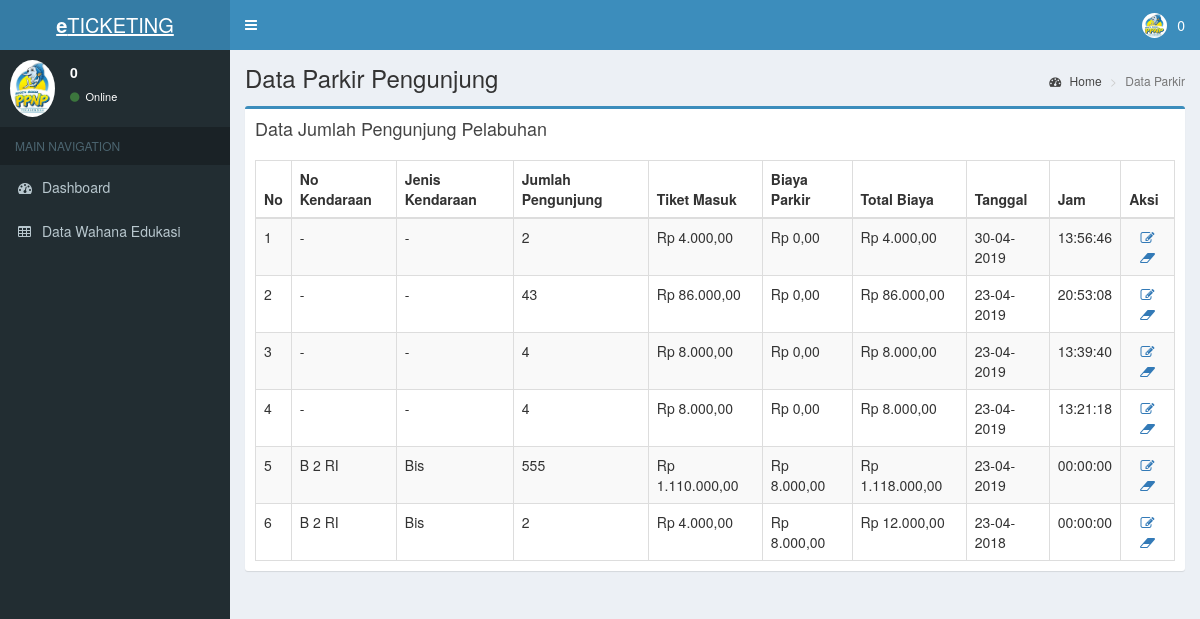
Screenshot of /pages/parkir.php (signed in) with the database file from the repository.
### tables this page shows
CREATE TABLE `tb_parkir` (
  `id` int(5) NOT NULL,
  `id_user` varchar(10) DEFAULT NULL,
  `plat` varchar(10) NOT NULL DEFAULT '-',
  `jenis` varchar(15) DEFAULT NULL,
  `jml_orang` int(5) DEFAULT NULL,
  `biaya_orang` int(11) DEFAULT NULL,
  `biaya_parkir` int(11) DEFAULT NULL,
  `total_biaya` int(11) DEFAULT NULL,
  `tanggal` date DEFAULT NULL,
  `jam` time NOT NULL
);

### pages/parkir.php (the view, shortened to what this page needs)
<?php
include('header.php');
?>
  <div class="content-wrapper">
    <section class="content-header">
      <h1>
        Data Parkir Pengunjung
      </h1>
      <ol class="breadcrumb">
        <li><a href="index.php"><i class="fa fa-dashboard"></i> Home</a></li>
        <li class="active">Data Parkir</li>
      </ol>
    </section>
    <section class="content">
      <div class="row">
       <div class="col-xs-12">
          <div class="box box-primary">
            <div class="box-header">
              <h3 class="box-title">Data Jumlah Pengunjung Pelabuhan</h3>
            </div>
            <div class="box-body">
            <table id="example1" class="table table-bordered table-striped">
                <thead>
                <tr>
                <th>No</th>
                  <th>No Kendaraan</th>
                  <th>Jenis Kendaraan</th>
                  <th>Jumlah Pengunjung</th>
                  <th>Tiket Masuk</th>
                  <th>Biaya Parkir</th>
                  <th>Total Biaya</th>
                  <th>Tanggal</th>
                  <th>Jam</th>
                  <th>Aksi</th>
                </tr>
                </thead>
                <tbody>
                <?php
                include '../config.php';
                $no=1;
                $query = mysqli_query($connect, "SELECT * FROM tb_parkir ORDER BY id DESC");
                while ($data = mysqli_fetch_array($query)) {
                ?>
                <tr>
                <td><?php echo $no++;?></td>
                  <td><?php echo $data['plat'];?></td>
                  <td><?php echo $data['jenis'];?>
                  </td>
                  <td><?php echo $data['jml_orang'];?></td>
                  <td><?php echo rupiah($data['biaya_orang']);?></td>
                  <td><?php echo rupiah($data['biaya_parkir']);?></td>
                  <td><?php echo rupiah($data['total_biaya']);?></td>
                  <td><?php echo date('d-m-Y', strtotime($data['tanggal']));?></td>
                  <td><?php echo $data['jam'];?></td>
                  <td><center>
                                <a class="fa fa-fw fa-edit" title="Ubah" href="edit_parkir.php?id_parkir=<?php echo $data['id'];?>"></a>
                                <a class="fa fa-fw fa-eraser" title="Hapus" href="delete_parkir.php?id_parkir=<?php echo $data['id'];?>" onclick="javascript: return confirm('Anda yakin hapus ?')"></a>
                              </center></td>
                </tr>
                <?php
                }
                ?>
                </tbody>
              </table>
            </div>
          </div>
        </div>
      </div>
    </section>
  </div>
<?php
include 'footer.php';
function rupiah($angka){
  $hasil_rupiah = "Rp " . number_format($angka,2,',','.');
  return $hasil_rupiah;
}
?>

### pages/header.php (shortened to what this page needs)
<!DOCTYPE html>
<html>
<head>
  <link rel="stylesheet" href="../bower_components/bootstrap/dist/css/bootstrap.min.css">
  <link rel="stylesheet" href="../bower_components/font-awesome/css/font-awesome.min.css">
  <link rel="stylesheet" href="../bower_components/Ionicons/css/ionicons.min.css">
  <link rel="stylesheet" href="../bower_components/datatables.net-bs/css/dataTables.bootstrap.min.css">
  <link rel="stylesheet" href="../bower_components/bootstrap-datepicker/dist/css/bootstrap-datepicker.min.css">
  <link rel="stylesheet" href="../dist/css/AdminLTE.min.css">
  <link rel="stylesheet" href="../dist/css/skins/_all-skins.min.css">
  <link rel="stylesheet" href="../bower_components/Ionicons/css/ionicons.min.css">
  <link rel="stylesheet" href="../bower_components/bootstrap-daterangepicker/daterangepicker.css">
  <link rel="stylesheet" href="../bower_components/bootstrap-datepicker/dist/css/bootstrap-datepicker.min.css">
  <link rel="stylesheet" href="../plugins/iCheck/all.css">
  <link rel="stylesheet" href="../bower_components/bootstrap-colorpicker/dist/css/bootstrap-colorpicker.min.css">
  <link rel="stylesheet" href="../plugins/timepicker/bootstrap-timepicker.min.css">
  <link rel="stylesheet" href="../bower_components/select2/dist/css/select2.min.css">
  <link rel="stylesheet" href="../dist/css/AdminLTE.min.css">
  <link rel="stylesheet" href="../dist/css/skins/_all-skins.min.css">
</head>
<body class="hold-transition skin-blue sidebar-mini">
<div class="wrapper">
  <header class="main-header" >
    <a href="../index2.html" class="logo">
      <span class="logo-lg"><b>e</b>TICKETING</span>
    </a>
    <nav class="navbar navbar-static-top" >
      <a href="#" class="sidebar-toggle" data-toggle="push-menu" role="button">
      </a>
      <div class="navbar-custom-menu">
        <ul class="nav navbar-nav">
          <li class="dropdown user user-menu">
            <a href="#" class="dropdown-toggle" data-toggle="dropdown">
              <img src="../dist/img/logo.png" class="user-image" alt="User Image">
              <span class="hidden-xs"><?php echo $_SESSION['nama_user']; ?></span>
            </a>
          </li>
        </ul>
      </div>
    </nav>
  </header>
  <aside class="main-sidebar">
    <section class="sidebar">
      <div class="user-panel">
        <div class="pull-left image">
          <img src="../dist/img/logo.png" class="img-circle" alt="User Image">
        </div>
        <div class="pull-left info">
          <p><?php echo $_SESSION['nama_user']; ?></p>
          <a href="#"><i class="fa fa-circle text-success"></i> Online</a>
        </div>
      </div>
      <ul class="sidebar-menu" data-widget="tree">
        <li class="header">MAIN NAVIGATION</li>
        <?php  if($_SESSION['level'] == "Administrator") {
          echo "
          <li><a href='index.php'><i class='fa fa-dashboard'></i> <span>Dashboard</span></a></li>
          <li><a href='parkir.php'><i class='fa fa-table'></i> <span>Data Parkir</span></a></li>
          <li><a href='aquarium.php'><i class='fa fa-table'></i> <span>Data Wahana Aquarium</span></a></li>
          <li><a href='edukasi.php'><i class='fa fa-table'></i> <span>Data Wahana Edukasi</span></a></li>
          <li><a href='add_user.php'><i class='fa fa-table'></i> <span>Data User</span></a></li>
          <li class='treeview'>
          <a href='#'>
            <i class='fa fa-book'></i>
            <span>Cetak Laporan</span>
            <span class='pull-right-container'>
              <i class='fa fa-angle-left pull-right'></i>
            </span>
          </a>
          <ul class='treeview-menu'>
            <li><a href='cetak_laporan_hari.php'><i class='fa fa-circle-o'></i> Harian</a></li>
            <li><a href='cetak_laporan_bulanan.php' ><i class='fa fa-circle-o'></i> Bulanan</a></li>
            <li><a href='cetak_laporan_tahunan.php' ><i class='fa fa-circle-o'></i> Tahunan</a></li>
          </ul>
        </li>
          ";
        }else if ($_SESSION['level'] == "Petugas Parkir") {
          echo "
          <li><a href='index.php'><i class='fa fa-dashboard'></i> <span>Dashboard</span></a></li>
          <li><a href='add_parkir.php'><i class='fa fa-table'></i> <span>Data Parkir</span></a></li>
          ";
        }else if ($_SESSION['level'] == "Petugas Wahana Aquarium") {
          echo "
          <li><a href='index.php'><i class='fa fa-dashboard'></i> <span>Dashboard</span></a></li>
          <li><a href='add_aquarium.php'><i class='fa fa-table'></i> <span>Data Wahana Aquarium</span></a></li>
          ";
        }else if ($_SESSION['level'] == "Petugas Wahana Edukasi") {
          echo "
          <li><a href='index.php'><i class='fa fa-dashboard'></i> <span>Dashboard</span></a></li>
          <li><a href='add_edukasi.php'><i class='fa fa-table'></i> <span>Data Wahana Edukasi</span></a></li>
          ";
        }else{
          header('location: ../index.php');
        }
          ?>
      </ul>
    </section>
  </aside>

### pages/footer.php (shortened to what this page needs)
</div>
<link href="https://maxcdn.bootstrapcdn.com/bootstrap/3.3.6/css/bootstrap.min.css" rel="stylesheet">
<link rel="stylesheet" type="text/css" href="https://cdnjs.cloudflare.com/ajax/libs/bootstrap-datepicker/1.6.1/css/bootstrap-datepicker3.min.css">
</body>
</html>

### rows the page displays
tb_parkir: plat "-", jenis "-", jml_orang "2", biaya_orang "Rp 4.000,00", biaya_parkir "Rp 0,00", total_biaya "Rp 4.000,00", tanggal "30-04-2019", jam "13:56:46"
tb_parkir: plat "-", jenis "-", jml_orang "43", biaya_orang "Rp 86.000,00", biaya_parkir "Rp 0,00", total_biaya "Rp 86.000,00", tanggal "23-04-2019", jam "20:53:08"
tb_parkir: plat "-", jenis "-", jml_orang "4", biaya_orang "Rp 8.000,00", biaya_parkir "Rp 0,00", total_biaya "Rp 8.000,00", tanggal "23-04-2019", jam "13:39:40"
tb_parkir: plat "-", jenis "-", jml_orang "4", biaya_orang "Rp 8.000,00", biaya_parkir "Rp 0,00", total_biaya "Rp 8.000,00", tanggal "23-04-2019", jam "13:21:18"
tb_parkir: plat "B 2 RI", jenis "Bis", jml_orang "555", biaya_orang "Rp 1.110.000,00", biaya_parkir "Rp 8.000,00", total_biaya "Rp 1.118.000,00", tanggal "23-04-2019", jam "00:00:00"
tb_parkir: plat "B 2 RI", jenis "Bis", jml_orang "2", biaya_orang "Rp 4.000,00", biaya_parkir "Rp 8.000,00", total_biaya "Rp 12.000,00", tanggal "23-04-2018", jam "00:00:00"

### other values shown
$_SESSION['nama_user'] "0"
